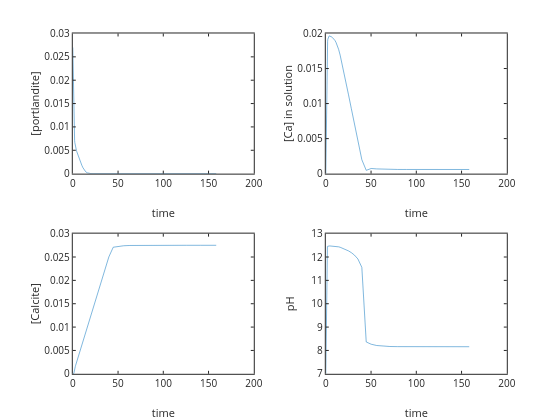

Source (notebook cell):
### Code cell
subplot(221); plot(time,portlanditephreeqc); ylabel('[portlandite]'); xlabel('time')
subplot(222); plot(time,Caphreeqc); ylabel('[Ca] in solution'); xlabel('time')
subplot(223); plot(time,calcitephreeqc); ylabel('[Calcite]'); xlabel('time')
subplot(224); plot(time,pHphreeqc); ylabel('pH'); xlabel('time')

### Figure 1 — Plotly figure (JSON) as saved in the notebook; plotly's stock layout.template omitted (floating-point values rounded to 4 significant figures)
{"data": [{"line": {"color": "rgb(0,113,188)", "dash": "solid", "width": 0.5}, "marker": {"color": "rgb(0,113,188)", "line": {"color": "rgb(0,113,188)"}, "size": 6, "symbol": "none"}, "mode": "lines", "name": "", "showlegend": false, "type": "scatter", "visibility": true, "x": [0, 1.122, 1.259, 1.413, 1.585, 1.778, 1.995, 2.239, 2.512, 2.818, 3.162, 3.548, 3.981, 4.467, 5.012, 5.623, 6.31, 7.079, 7.943, 8.913, 10, 11.22, 12.59, 14.13, 15.85, 17.78, 19.95, 22.39, 25.12, 28.18, 31.62, 35.48, 39.81, 44.67, 50.12, 56.23, 63.1, 70.79, 79.43, 89.13, 100, 112.2, 125.9, 141.3, 158.5], "xaxis": "x", "y": [0.027, 0.0105, 0.009651, 0.008842, 0.008187, 0.007577, 0.007072, 0.006624, 0.006238, 0.005904, 0.005586, 0.005291, 0.004992, 0.00468, 0.004351, 0.004, 0.003614, 0.0032, 0.002749, 0.00227, 0.00177, 0.00127, 0.0008104, 0.0004326, 0.0001816, 5.547e-05, 1.189e-05, 1.733e-06, 1.719e-07, 1.154e-08, 5.323e-10, 1.677e-11, 3.402e-13, 4.229e-15, 3.469e-17, 1.388e-17, 6.939e-18, 3.469e-18, 3.469e-18, 3.469e-18, 0, 0, 0, 0, 0], "yaxis": "y"}, {"line": {"color": "rgb(0,113,188)", "dash": "solid", "width": 0.5}, "marker": {"color": "rgb(0,113,188)", "line": {"color": "rgb(0,113,188)"}, "size": 6, "symbol": "none"}, "mode": "lines", "name": "", "showlegend": false, "type": "scatter", "visibility": true, "x": [0, 1.122, 1.259, 1.413, 1.585, 1.778, 1.995, 2.239, 2.512, 2.818, 3.162, 3.548, 3.981, 4.467, 5.012, 5.623, 6.31, 7.079, 7.943, 8.913, 10, 11.22, 12.59, 14.13, 15.85, 17.78, 19.95, 22.39, 25.12, 28.18, 31.62, 35.48, 39.81, 44.67, 50.12, 56.23, 63.1, 70.79, 79.43, 89.13, 100, 112.2, 125.9, 141.3, 158.5], "xaxis": "x2", "y": [0, 0.01648, 0.01726, 0.01782, 0.01818, 0.01857, 0.0189, 0.01917, 0.01936, 0.0195, 0.01958, 0.01963, 0.01965, 0.01964, 0.01962, 0.01958, 0.01952, 0.01945, 0.01935, 0.01921, 0.01902, 0.01875, 0.01834, 0.01775, 0.01691, 0.01581, 0.01449, 0.01296, 0.01124, 0.009299, 0.00713, 0.004708, 0.001991, 0.0004706, 0.0007335, 0.0006757, 0.0006297, 0.0006069, 0.0005972, 0.0005934, 0.0005921, 0.0005917, 0.0005916, 0.0005916, 0.0005916], "yaxis": "y2"}, {"line": {"color": "rgb(0,113,188)", "dash": "solid", "width": 0.5}, "marker": {"color": "rgb(0,113,188)", "line": {"color": "rgb(0,113,188)"}, "size": 6, "symbol": "none"}, "mode": "lines", "name": "", "showlegend": false, "type": "scatter", "visibility": true, "x": [0, 1.122, 1.259, 1.413, 1.585, 1.778, 1.995, 2.239, 2.512, 2.818, 3.162, 3.548, 3.981, 4.467, 5.012, 5.623, 6.31, 7.079, 7.943, 8.913, 10, 11.22, 12.59, 14.13, 15.85, 17.78, 19.95, 22.39, 25.12, 28.18, 31.62, 35.48, 39.81, 44.67, 50.12, 56.23, 63.1, 70.79, 79.43, 89.13, 100, 112.2, 125.9, 141.3, 158.5], "xaxis": "x3", "y": [1e-06, 2.534e-05, 9.399e-05, 0.0003427, 0.0006294, 0.0008543, 0.001031, 0.00121, 0.001398, 0.0016, 0.001831, 0.00208, 0.002361, 0.002679, 0.003031, 0.003421, 0.003863, 0.00435, 0.004901, 0.005514, 0.006205, 0.006982, 0.007845, 0.00882, 0.009907, 0.01113, 0.0125, 0.01404, 0.01576, 0.0177, 0.01987, 0.02229, 0.02502, 0.0271, 0.02726, 0.02741, 0.02747, 0.02749, 0.0275, 0.02751, 0.02751, 0.02751, 0.02751, 0.02751, 0.02751], "yaxis": "y3"}, {"line": {"color": "rgb(0,113,188)", "dash": "solid", "width": 0.5}, "marker": {"color": "rgb(0,113,188)", "line": {"color": "rgb(0,113,188)"}, "size": 6, "symbol": "none"}, "mode": "lines", "name": "", "showlegend": false, "type": "scatter", "visibility": true, "x": [0, 1.122, 1.259, 1.413, 1.585, 1.778, 1.995, 2.239, 2.512, 2.818, 3.162, 3.548, 3.981, 4.467, 5.012, 5.623, 6.31, 7.079, 7.943, 8.913, 10, 11.22, 12.59, 14.13, 15.85, 17.78, 19.95, 22.39, 25.12, 28.18, 31.62, 35.48, 39.81, 44.67, 50.12, 56.23, 63.1, 70.79, 79.43, 89.13, 100, 112.2, 125.9, 141.3, 158.5], "xaxis": "x4", "y": [7, 12.39, 12.41, 12.43, 12.44, 12.45, 12.46, 12.46, 12.47, 12.47, 12.47, 12.47, 12.47, 12.47, 12.47, 12.47, 12.47, 12.47, 12.47, 12.47, 12.46, 12.46, 12.45, 12.44, 12.42, 12.39, 12.36, 12.32, 12.26, 12.19, 12.08, 11.92, 11.56, 8.363, 8.266, 8.211, 8.183, 8.169, 8.163, 8.161, 8.16, 8.16, 8.16, 8.16, 8.16], "yaxis": "y4"}], "layout": {"height": 420, "hovermode": "closest", "margin": {"b": 0, "l": 0, "r": 0, "t": 0}, "plot_bgcolor": "rgba(0,0,0,0)", "showlegend": false, "width": 560, "xaxis": {"anchor": "y", "autorange": false, "domain": [0.13, 0.4532], "exponentformat": "none", "gridcolor": "rgba(38,38,38,0.15)", "gridwidth": 1, "linecolor": "rgb(38,38,38)", "linewidth": 1, "mirror": "ticks", "range": [0, 200], "showgrid": false, "showline": true, "side": "bottom", "spikedash": "solid", "spikemode": "across", "spikesides": false, "spikethickness": 1, "tickangle": 0, "tickcolor": "rgb(38,38,38)", "tickfont": {"color": "rgb(38,38,38)", "size": 10}, "ticklen": 3, "ticks": "inside", "ticktext": ["0", "50", "100", "150", "200"], "tickvals": [0, 50, 100, 150, 200], "title": {"font": {"color": "rgb(38,38,38)", "size": 11}, "text": "time"}, "type": "linear", "visible": true, "zeroline": false}, "xaxis2": {"anchor": "y2", "autorange": false, "domain": [0.5818, 0.905], "exponentformat": "none", "gridcolor": "rgba(38,38,38,0.15)", "gridwidth": 1, "linecolor": "rgb(38,38,38)", "linewidth": 1, "mirror": "ticks", "range": [0, 200], "showgrid": false, "showline": true, "side": "bottom", "spikedash": "solid", "spikemode": "across", "spikesides": false, "spikethickness": 1, "tickangle": 0, "tickcolor": "rgb(38,38,38)", "tickfont": {"color": "rgb(38,38,38)", "size": 10}, "ticklen": 3, "ticks": "inside", "ticktext": ["0", "50", "100", "150", "200"], "tickvals": [0, 50, 100, 150, 200], "title": {"font": {"color": "rgb(38,38,38)", "size": 11}, "text": "time"}, "type": "linear", "visible": true, "zeroline": false}, "xaxis3": {"anchor": "y3", "autorange": false, "domain": [0.13, 0.4532], "exponentformat": "none", "gridcolor": "rgba(38,38,38,0.15)", "gridwidth": 1, "linecolor": "rgb(38,38,38)", "linewidth": 1, "mirror": "ticks", "range": [0, 200], "showgrid": false, "showline": true, "side": "bottom", "spikedash": "solid", "spikemode": "across", "spikesides": false, "spikethickness": 1, "tickangle": 0, "tickcolor": "rgb(38,38,38)", "tickfont": {"color": "rgb(38,38,38)", "size": 10}, "ticklen": 3, "ticks": "inside", "ticktext": ["0", "50", "100", "150", "200"], "tickvals": [0, 50, 100, 150, 200], "title": {"font": {"color": "rgb(38,38,38)", "size": 11}, "text": "time"}, "type": "linear", "visible": true, "zeroline": false}, "xaxis4": {"anchor": "y4", "autorange": false, "domain": [0.5818, 0.905], "exponentformat": "none", "gridcolor": "rgba(38,38,38,0.15)", "gridwidth": 1, "linecolor": "rgb(38,38,38)", "linewidth": 1, "mirror": "ticks", "range": [0, 200], "showgrid": false, "showline": true, "side": "bottom", "spikedash": "solid", "spikemode": "across", "spikesides": false, "spikethickness": 1, "tickangle": 0, "tickcolor": "rgb(38,38,38)", "tickfont": {"color": "rgb(38,38,38)", "size": 10}, "ticklen": 3, "ticks": "inside", "ticktext": ["0", "50", "100", "150", "200"], "tickvals": [0, 50, 100, 150, 200], "title": {"font": {"color": "rgb(38,38,38)", "size": 11}, "text": "time"}, "type": "linear", "visible": true, "zeroline": false}, "yaxis": {"anchor": "x", "autorange": false, "domain": [0.5866, 0.9203], "exponentformat": "none", "gridcolor": "rgba(38,38,38,0.15)", "gridwidth": 1, "linecolor": "rgb(38,38,38)", "linewidth": 1, "mirror": "ticks", "range": [0, 0.03], "showgrid": false, "showline": true, "side": "left", "spikedash": "solid", "spikemode": "across", "spikesides": false, "spikethickness": 1, "tickangle": 0, "tickcolor": "rgb(38,38,38)", "tickfont": {"color": "rgb(38,38,38)", "size": 10}, "ticklen": 3, "ticks": "inside", "ticktext": ["0", "0.005", "0.01", "0.015", "0.02", "0.025", "0.03"], "tickvals": [0, 0.005, 0.01, 0.015, 0.02, 0.025, 0.03], "title": {"font": {"color": "rgb(38,38,38)", "size": 11}, "text": "[portlandite]"}, "type": "linear", "visible": true, "zeroline": false}, "yaxis2": {"anchor": "x2", "autorange": false, "domain": [0.5866, 0.9203], "exponentformat": "none", "gridcolor": "rgba(38,38,38,0.15)", "gridwidth": 1, "linecolor": "rgb(38,38,38)", "linewidth": 1, "mirror": "ticks", "range": [0, 0.02], "showgrid": false, "showline": true, "side": "left", "spikedash": "solid", "spikemode": "across", "spikesides": false, "spikethickness": 1, "tickangle": 0, "tickcolor": "rgb(38,38,38)", "tickfont": {"color": "rgb(38,38,38)", "size": 10}, "ticklen": 3, "ticks": "inside", "ticktext": ["0", "0.005", "0.01", "0.015", "0.02"], "tickvals": [0, 0.005, 0.01, 0.015, 0.02], "title": {"font": {"color": "rgb(38,38,38)", "size": 11}, "text": "[Ca] in solution"}, "type": "linear", "visible": true, "zeroline": false}, "yaxis3": {"anchor": "x3", "autorange": false, "domain": [0.11, 0.4437], "exponentformat": "none", "gridcolor": "rgba(38,38,38,0.15)", "gridwidth": 1, "linecolor": "rgb(38,38,38)", "linewidth": 1, "mirror": "ticks", "range": [0, 0.03], "showgrid": false, "showline": true, "side": "left", "spikedash": "solid", "spikemode": "across", "spikesides": false, "spikethickness": 1, "tickangle": 0, "tickcolor": "rgb(38,38,38)", "tickfont": {"color": "rgb(38,38,38)", "size": 10}, "ticklen": 3, "ticks": "inside", "ticktext": ["0", "0.005", "0.01", "0.015", "0.02", "0.025", "0.03"], "tickvals": [0, 0.005, 0.01, 0.015, 0.02, 0.025, 0.03], "title": {"font": {"color": "rgb(38,38,38)", "size": 11}, "text": "[Calcite]"}, "type": "linear", "visible": true, "zeroline": false}, "yaxis4": {"anchor": "x4", "autorange": false, "domain": [0.11, 0.4437], "exponentformat": "none", "gridcolor": "rgba(38,38,38,0.15)", "gridwidth": 1, "linecolor": "rgb(38,38,38)", "linewidth": 1, "mirror": "ticks", "range": [7, 13], "showgrid": false, "showline": true, "side": "left", "spikedash": "solid", "spikemode": "across", "spikesides": false, "spikethickness": 1, "tickangle": 0, "tickcolor": "rgb(38,38,38)", "tickfont": {"color": "rgb(38,38,38)", "size": 10}, "ticklen": 3, "ticks": "inside", "ticktext": ["7", "8", "9", "10", "11", "12", "13"], "tickvals": [7, 8, 9, 10, 11, 12, 13], "title": {"font": {"color": "rgb(38,38,38)", "size": 11}, "text": "pH"}, "type": "linear", "visible": true, "zeroline": false}}}
